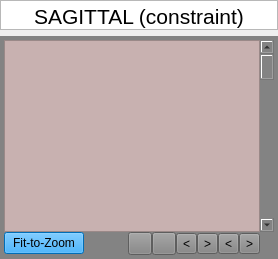
                         <widget class="QWidget" name="page_33">
                          <layout class="QGridLayout" name="gridLayout_229">
                           <property name="leftMargin">
                            <number>0</number>
                           </property>
                           <property name="topMargin">
                            <number>0</number>
                           </property>
                           <property name="rightMargin">
                            <number>0</number>
                           </property>
                           <property name="bottomMargin">
                            <number>0</number>
                           </property>
                           <item row="0" column="0">
                            <widget class="QTextEdit" name="textEdit_16">
                             <property name="minimumSize">
                              <size>
                               <width>0</width>
                               <height>30</height>
                              </size>
                             </property>
                             <property name="maximumSize">
                              <size>
                               <width>16777215</width>
                               <height>30</height>
                              </size>
                             </property>
                             <property name="verticalScrollBarPolicy">
                              <enum>Qt::ScrollBarAlwaysOff</enum>
                             </property>
                             <property name="horizontalScrollBarPolicy">
                              <enum>Qt::ScrollBarAlwaysOff</enum>
                             </property>
                             <property name="readOnly">
                              <bool>true</bool>
                             </property>
                             <property name="html">
                              <string>&lt;!DOCTYPE HTML PUBLIC &quot;-//W3C//DTD HTML 4.0//EN&quot; &quot;http://www.w3.org/TR/REC-html40/strict.dtd&quot;&gt;
&lt;html&gt;&lt;head&gt;&lt;meta name=&quot;qrichtext&quot; content=&quot;1&quot; /&gt;&lt;meta charset=&quot;utf-8&quot; /&gt;&lt;style type=&quot;text/css&quot;&gt;
p, li { white-space: pre-wrap; }
hr { height: 1px; border-width: 0; }
li.unchecked::marker { content: &quot;\2610&quot;; }
li.checked::marker { content: &quot;\2612&quot;; }
&lt;/style&gt;&lt;/head&gt;&lt;body style=&quot; font-family:'Ubuntu Sans'; font-size:11pt; font-weight:400; font-style:normal;&quot;&gt;
&lt;p align=&quot;center&quot; style=&quot; margin-top:0px; margin-bottom:0px; margin-left:0px; margin-right:0px; -qt-block-indent:0; text-indent:0px;&quot;&gt;&lt;span style=&quot; font-family:'Sans'; font-size:16pt;&quot;&gt;SAGITTAL (constraint)&lt;/span&gt;&lt;/p&gt;&lt;/body&gt;&lt;/html&gt;</string>
                             </property>
                            </widget>
                           </item>
                           <item row="1" column="0">
                            <widget class="QFrame" name="frame_16">
                             <property name="minimumSize">
                              <size>
                               <width>0</width>
                               <height>200</height>
                              </size>
                             </property>
                             <property name="styleSheet">
                              <string notr="true">border-color: rgb(170, 170, 170);
background-color: rgb(131, 131, 131);
</string>
                             </property>
                             <property name="frameShape">
                              <enum>QFrame::NoFrame</enum>
                             </property>
                             <layout class="QGridLayout" name="gridLayout_228">
                              <property name="leftMargin">
                               <number>4</number>
                              </property>
                              <property name="topMargin">
                               <number>4</number>
                              </property>
                              <property name="rightMargin">
                               <number>4</number>
                              </property>
                              <property name="bottomMargin">
                               <number>4</number>
                              </property>
                              <property name="spacing">
                               <number>0</number>
                              </property>
                              <item row="3" column="7">
                               <layout class="QHBoxLayout" name="horizontalLayout_44">
                                <item>
                                 <widget class="QToolButton" name="zoom_in_data3d1_3">
                                  <property name="toolTip">
                                   <string>Zoom in</string>
                                  </property>
                                  <property name="text">
                                   <string/>
                                  </property>
                                  <property name="icon">
                                   <iconset>
                                    <normaloff>Icons/mri/plus.png</normaloff>Icons/mri/plus.png</iconset>
                                  </property>
                                 </widget>
                                </item>
                                <item>
                                 <widget class="QToolButton" name="zoom_out_data3d1_3">
                                  <property name="toolTip">
                                   <string>Zoom out</string>
                                  </property>
                                  <property name="text">
                                   <string/>
                                  </property>
                                  <property name="icon">
                                   <iconset>
                                    <normaloff>Icons/mri/minus.png</normaloff>Icons/mri/minus.png</iconset>
                                  </property>
                                 </widget>
                                </item>
                               </layout>
                              </item>
                              <item row="2" column="0" rowspan="2">
                               <widget class="QPushButton" name="fit_to_zoom_data3d1_3">
                                <property name="toolTip">
                                 <string>Fit the image to the window</string>
                                </property>
                                <property name="styleSheet">
                                 <string notr="true">
background-color: rgb(0, 153, 255);</string>
                                </property>
                                <property name="text">
                                 <string>Fit-to-Zoom</string>
                                </property>
                                <property name="autoDefault">
                                 <bool>false</bool>
                                </property>
                                <property name="default">
                                 <bool>false</bool>
                                </property>
                                <property name="flat">
                                 <bool>false</bool>
                                </property>
                               </widget>
                              </item>
                              <item row="3" column="8">
                               <layout class="QHBoxLayout" name="horizontalLayout_45">
                                <item>
                                 <widget class="QToolButton" name="go_down_data3d1_3">
                                  <property name="toolTip">
                                   <string>Pan down</string>
                                  </property>
                                  <property name="text">
                                   <string>&lt;</string>
                                  </property>
                                  <property name="icon">
                                   <iconset>
                                    <normaloff>Icons/mri/downArrow.png</normaloff>Icons/mri/downArrow.png</iconset>
                                  </property>
                                 </widget>
                                </item>
                                <item>
                                 <widget class="QToolButton" name="go_up_data3d1_3">
                                  <property name="toolTip">
                                   <string>Pan up</string>
                                  </property>
                                  <property name="text">
                                   <string>&gt;</string>
                                  </property>
                                  <property name="icon">
                                   <iconset>
                                    <normaloff>Icons/mri/upArrow.png</normaloff>Icons/mri/upArrow.png</iconset>
                                  </property>
                                 </widget>
                                </item>
                                <item>
                                 <widget class="QToolButton" name="go_left_data3d1_3">
                                  <property name="toolTip">
                                   <string>Pan left</string>
                                  </property>
                                  <property name="text">
                                   <string>&lt;</string>
                                  </property>
                                  <property name="icon">
                                   <iconset>
                                    <normaloff>Icons/mri/leftArrow.png</normaloff>Icons/mri/leftArrow.png</iconset>
                                  </property>
                                 </widget>
                                </item>
                                <item>
                                 <widget class="QToolButton" name="go_right_data3d1_3">
                                  <property name="toolTip">
                                   <string>Pan right</string>
                                  </property>
                                  <property name="text">
                                   <string>&gt;</string>
                                  </property>
                                  <property name="icon">
                                   <iconset>
                                    <normaloff>Icons/mri/rightArrow.png</normaloff>Icons/mri/rightArrow.png</iconset>
                                  </property>
                                 </widget>
                                </item>
                               </layout>
                              </item>
                              <item row="1" column="0" colspan="9">
                               <widget class="QVTKRenderWindowInteractor" name="vtkWidget_data_sagittal_3">
                                <property name="styleSheet">
                                 <string notr="true">background-color: rgb(200, 177, 176);</string>
                                </property>
                               </widget>
                              </item>
                              <item row="1" column="9">
                               <widget class="QScrollBar" name="Scroll_data3d1_3">
                                <property name="pageStep">
                                 <number>10</number>
                                </property>
                               </widget>
                              </item>
                             </layout>
                            </widget>
                           </item>
                          </layout>
                         </widget>
